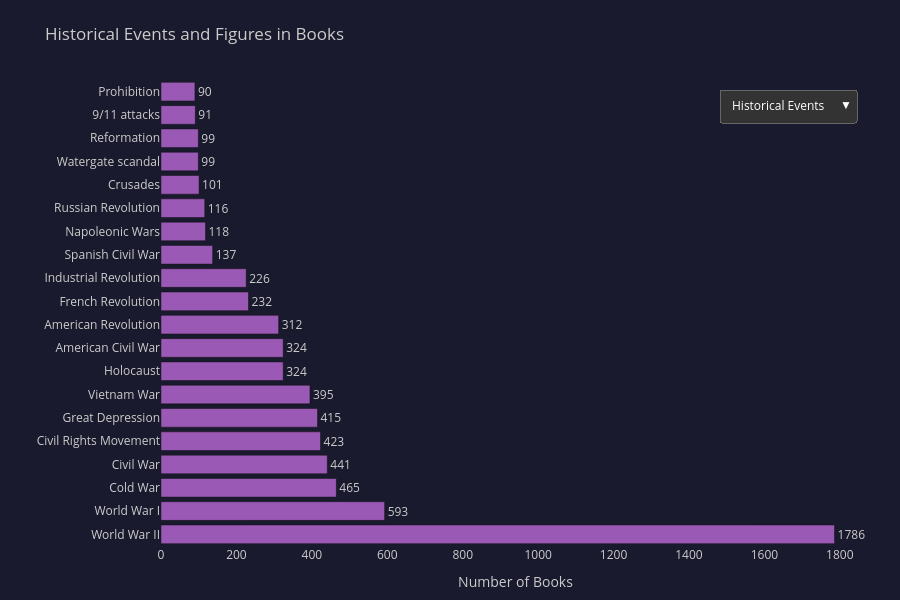

The notebook cell this image was saved under:
### Code cell
fig2.show()

### Figure 1 — Plotly figure (JSON) as saved in the notebook; plotly's stock layout.template omitted (floating-point values rounded to 4 significant figures)
{"data": [{"customdata": [3.629, 3.591, 3.554, 3.614, 3.759, 3.511, 3.758, 3.871, 3.587, 3.665, 3.568, 3.432, 3.33, 3.461, 3.746, 3.738, 3.652, 3.625, 3.656, 3.694], "hovertemplate": "<b>%{y}</b><br>Books: %{x}<br>Avg rating: %{customdata:.2f}<extra></extra>", "marker": {"color": "#9b59b6"}, "name": "Historical Events", "orientation": "h", "text": [1786.0, 593.0, 465.0, 441.0, 423.0, 415.0, 395.0, 324.0, 324.0, 312.0, 232.0, 226.0, 137.0, 118.0, 116.0, 101.0, 99.0, 99.0, 91.0, 90.0], "textposition": "outside", "visible": true, "x": [1786, 593, 465, 441, 423, 415, 395, 324, 324, 312, 232, 226, 137, 118, 116, 101, 99, 99, 91, 90], "y": ["World War II", "World War I", "Cold War", "Civil War", "Civil Rights Movement", "Great Depression", "Vietnam War", "Holocaust", "American Civil War", "American Revolution", "French Revolution", "Industrial Revolution", "Spanish Civil War", "Napoleonic Wars", "Russian Revolution", "Crusades", "Watergate scandal", "Reformation", "9/11 attacks", "Prohibition"], "type": "bar"}, {"customdata": [3.635, 3.715, 3.836, 3.533, 3.656, 3.613, 3.654, 3.771, 3.615, 3.709, 3.687, 3.763, 3.738, 3.429, 3.639, 3.821, 3.749, 3.614, 3.697, 3.544], "hovertemplate": "<b>%{y}</b><br>Books: %{x}<br>Avg rating: %{customdata:.2f}<extra></extra>", "marker": {"color": "#3498db"}, "name": "Historical Figures", "orientation": "h", "text": [326.0, 274.0, 268.0, 264.0, 261.0, 247.0, 247.0, 244.0, 228.0, 223.0, 206.0, 203.0, 201.0, 192.0, 187.0, 186.0, 179.0, 179.0, 172.0, 165.0], "textposition": "outside", "visible": false, "x": [326, 274, 268, 264, 261, 247, 247, 244, 228, 223, 206, 203, 201, 192, 187, 186, 179, 179, 172, 165], "y": ["Abraham Lincoln", "Adolf Hitler", "Jesus", "George Washington", "John F. Kennedy", "Martin Luther King Jr.", "Plato", "Winston Churchill", "Thomas Jefferson", "Richard Nixon", "George W. Bush", "Jesus Christ", "Aristotle", "Franklin D. Roosevelt", "Karl Marx", "Joseph Stalin", "Socrates", "Sigmund Freud", "Bill Clinton", "Ulysses S. Grant"], "type": "bar"}], "layout": {"font": {"color": "#ccc"}, "margin": {"l": 150, "r": 30, "t": 80, "b": 50}, "title": {"text": "Historical Events and Figures in Books"}, "xaxis": {"title": {"text": "Number of Books"}}, "yaxis": {"title": {"text": ""}}, "paper_bgcolor": "#1a1a2e", "plot_bgcolor": "#1a1a2e", "height": 600, "updatemenus": [{"bgcolor": "#333", "bordercolor": "#666", "borderwidth": 1, "buttons": [{"args": [{"visible": [true, false]}, {"title": "Top Historical Events by Number of Books"}], "label": "Historical Events", "method": "update"}, {"args": [{"visible": [false, true]}, {"title": "Top Historical Figures by Number of Books"}], "label": "Historical Figures", "method": "update"}], "direction": "down", "font": {"color": "white"}, "showactive": true, "x": 0.98, "xanchor": "right", "y": 0.98, "yanchor": "top"}]}}
